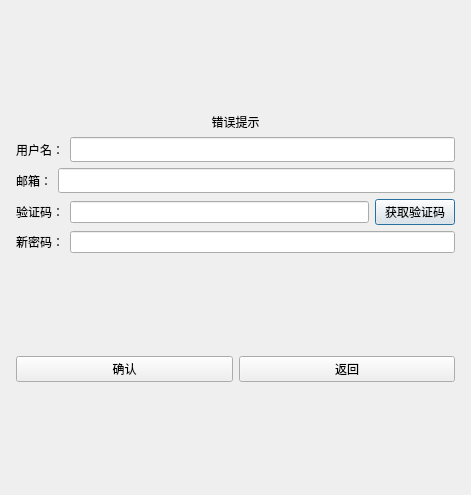
<?xml version="1.0" encoding="UTF-8"?>
<ui version="4.0">
 <class>ResetDialog</class>
 <widget class="QDialog" name="ResetDialog">
  <property name="geometry">
   <rect>
    <x>0</x>
    <y>0</y>
    <width>471</width>
    <height>495</height>
   </rect>
  </property>
  <property name="windowTitle">
   <string>Dialog</string>
  </property>
  <layout class="QVBoxLayout" name="verticalLayout_2">
   <item>
    <layout class="QVBoxLayout" name="verticalLayout">
     <property name="leftMargin">
      <number>5</number>
     </property>
     <property name="topMargin">
      <number>5</number>
     </property>
     <property name="rightMargin">
      <number>5</number>
     </property>
     <property name="bottomMargin">
      <number>5</number>
     </property>
     <item>
      <spacer name="verticalSpacer_3">
       <property name="orientation">
        <enum>Qt::Orientation::Vertical</enum>
       </property>
       <property name="sizeHint" stdset="0">
        <size>
         <width>20</width>
         <height>40</height>
        </size>
       </property>
      </spacer>
     </item>
     <item>
      <widget class="QLabel" name="err_tip">
       <property name="text">
        <string>错误提示</string>
       </property>
       <property name="alignment">
        <set>Qt::AlignmentFlag::AlignCenter</set>
       </property>
      </widget>
     </item>
     <item>
      <layout class="QHBoxLayout" name="horizontalLayout">
       <item>
        <widget class="QLabel" name="user_label">
         <property name="text">
          <string>用户名：</string>
         </property>
        </widget>
       </item>
       <item>
        <widget class="QLineEdit" name="user_edit">
         <property name="minimumSize">
          <size>
           <width>0</width>
           <height>25</height>
          </size>
         </property>
         <property name="maximumSize">
          <size>
           <width>16777215</width>
           <height>25</height>
          </size>
         </property>
        </widget>
       </item>
      </layout>
     </item>
     <item>
      <layout class="QHBoxLayout" name="horizontalLayout_2">
       <item>
        <widget class="QLabel" name="email_label">
         <property name="text">
          <string>邮箱：</string>
         </property>
        </widget>
       </item>
       <item>
        <widget class="QLineEdit" name="email_edit">
         <property name="minimumSize">
          <size>
           <width>0</width>
           <height>25</height>
          </size>
         </property>
         <property name="maximumSize">
          <size>
           <width>16777215</width>
           <height>25</height>
          </size>
         </property>
        </widget>
       </item>
      </layout>
     </item>
     <item>
      <layout class="QHBoxLayout" name="horizontalLayout_3">
       <item>
        <widget class="QLabel" name="label">
         <property name="text">
          <string>验证码：</string>
         </property>
        </widget>
       </item>
       <item>
        <widget class="QLineEdit" name="varify_edit"/>
       </item>
       <item>
        <widget class="QPushButton" name="varify_btn">
         <property name="text">
          <string>获取验证码</string>
         </property>
        </widget>
       </item>
      </layout>
     </item>
     <item>
      <layout class="QHBoxLayout" name="horizontalLayout_4">
       <item>
        <widget class="QLabel" name="label_2">
         <property name="text">
          <string>新密码：</string>
         </property>
        </widget>
       </item>
       <item>
        <widget class="QLineEdit" name="pwd_edit"/>
       </item>
      </layout>
     </item>
     <item>
      <spacer name="verticalSpacer">
       <property name="orientation">
        <enum>Qt::Orientation::Vertical</enum>
       </property>
       <property name="sizeHint" stdset="0">
        <size>
         <width>20</width>
         <height>40</height>
        </size>
       </property>
      </spacer>
     </item>
     <item>
      <layout class="QHBoxLayout" name="horizontalLayout_5">
       <item>
        <widget class="QPushButton" name="sure_btn">
         <property name="text">
          <string>确认</string>
         </property>
        </widget>
       </item>
       <item>
        <widget class="QPushButton" name="return_btn">
         <property name="text">
          <string>返回</string>
         </property>
        </widget>
       </item>
      </layout>
     </item>
     <item>
      <spacer name="verticalSpacer_2">
       <property name="orientation">
        <enum>Qt::Orientation::Vertical</enum>
       </property>
       <property name="sizeHint" stdset="0">
        <size>
         <width>20</width>
         <height>40</height>
        </size>
       </property>
      </spacer>
     </item>
    </layout>
   </item>
  </layout>
 </widget>
 <resources/>
 <connections/>
</ui>
